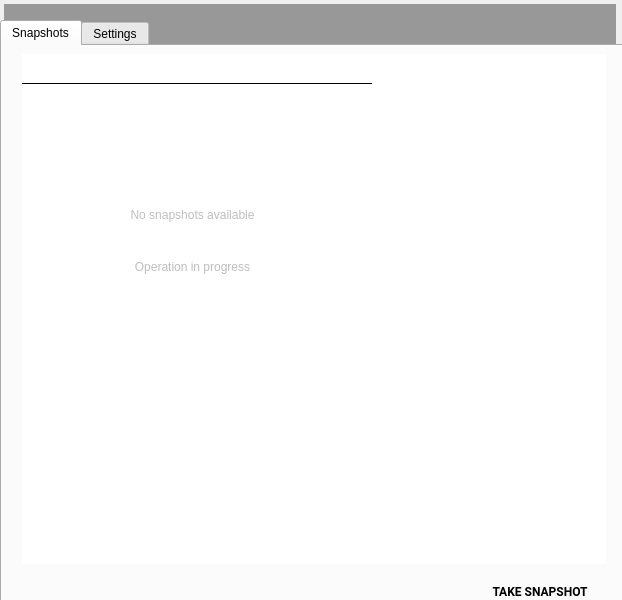
<?xml version="1.0" encoding="UTF-8"?>
<ui version="4.0">
 <class>SnapshotPageGrpc</class>
 <widget class="QWidget" name="SnapshotPageGrpc">
  <property name="geometry">
   <rect>
    <x>0</x>
    <y>0</y>
    <width>622</width>
    <height>600</height>
   </rect>
  </property>
  <property name="windowTitle">
   <string>Form</string>
  </property>
  <widget class="QTabWidget" name="tabWidget">
   <property name="geometry">
    <rect>
     <x>0</x>
     <y>20</y>
     <width>630</width>
     <height>588</height>
    </rect>
   </property>
   <property name="cursor">
    <cursorShape>ArrowCursor</cursorShape>
   </property>
   <property name="currentIndex">
    <number>0</number>
   </property>
   <widget class="QWidget" name="snapshotsTab">
    <attribute name="title">
     <string>Snapshots</string>
    </attribute>
    <widget class="QPushButton" name="enlargeInfoButton">
     <property name="geometry">
      <rect>
       <x>568</x>
       <y>413</y>
       <width>36</width>
       <height>36</height>
      </rect>
     </property>
     <property name="toolTip">
      <string extracomment="Delete snapshot"/>
     </property>
     <property name="accessibleDescription">
      <string>Enlarge description area</string>
     </property>
     <property name="text">
      <string/>
     </property>
     <property name="icon">
      <iconset resource="../resources.qrc">
       <normaloff>:/dark/arrow_up</normaloff>:/dark/arrow_up</iconset>
     </property>
     <property name="iconSize">
      <size>
       <width>20</width>
       <height>20</height>
      </size>
     </property>
     <property name="flat">
      <bool>true</bool>
     </property>
     <property name="themeIconName" stdset="0">
      <string>arrow_up</string>
     </property>
    </widget>
    <widget class="RaisedMaterialButton" name="deleteSnapshot">
     <property name="geometry">
      <rect>
       <x>108</x>
       <y>527</y>
       <width>36</width>
       <height>36</height>
      </rect>
     </property>
     <property name="accessibleDescription">
      <string>Delete</string>
     </property>
     <property name="text">
      <string/>
     </property>
     <property name="icon">
      <iconset resource="../resources.qrc">
       <normaloff>:/dark/delete</normaloff>:/dark/delete</iconset>
     </property>
     <property name="iconSize">
      <size>
       <width>24</width>
       <height>24</height>
      </size>
     </property>
     <property name="flat">
      <bool>true</bool>
     </property>
     <property name="themeIconName" stdset="0">
      <string>delete</string>
     </property>
     <property name="ColorGroup" stdset="0">
      <string>Button</string>
     </property>
     <property name="report_metrics" stdset="0">
      <bool>false</bool>
     </property>
    </widget>
    <widget class="QTreeWidget" name="defaultSnapshotDisplay">
     <property name="geometry">
      <rect>
       <x>20</x>
       <y>8</y>
       <width>350</width>
       <height>28</height>
      </rect>
     </property>
     <property name="frameShape">
      <enum>QFrame::NoFrame</enum>
     </property>
     <property name="columnCount">
      <number>2</number>
     </property>
     <attribute name="headerVisible">
      <bool>false</bool>
     </attribute>
     <attribute name="headerShowSortIndicator" stdset="0">
      <bool>true</bool>
     </attribute>
     <column>
      <property name="text">
       <string notr="true">1</string>
      </property>
     </column>
     <column>
      <property name="text">
       <string notr="true">2</string>
      </property>
     </column>
    </widget>
    <widget class="QPushButton" name="reduceInfoButton">
     <property name="geometry">
      <rect>
       <x>568</x>
       <y>8</y>
       <width>36</width>
       <height>36</height>
      </rect>
     </property>
     <property name="toolTip">
      <string extracomment="Delete snapshot"/>
     </property>
     <property name="accessibleDescription">
      <string>Reduce description area</string>
     </property>
     <property name="text">
      <string/>
     </property>
     <property name="icon">
      <iconset resource="../resources.qrc">
       <normaloff>:/dark/arrow_down</normaloff>:/dark/arrow_down</iconset>
     </property>
     <property name="iconSize">
      <size>
       <width>20</width>
       <height>20</height>
      </size>
     </property>
     <property name="flat">
      <bool>true</bool>
     </property>
     <property name="themeIconName" stdset="0">
      <string>arrow_down</string>
     </property>
    </widget>
    <widget class="QTextEdit" name="selectionInfo">
     <property name="geometry">
      <rect>
       <x>370</x>
       <y>413</y>
       <width>234</width>
       <height>105</height>
      </rect>
     </property>
     <property name="frameShape">
      <enum>QFrame::NoFrame</enum>
     </property>
     <property name="horizontalScrollBarPolicy">
      <enum>Qt::ScrollBarAlwaysOff</enum>
     </property>
     <property name="undoRedoEnabled">
      <bool>false</bool>
     </property>
     <property name="lineWrapMode">
      <enum>QTextEdit::WidgetWidth</enum>
     </property>
     <property name="readOnly">
      <bool>true</bool>
     </property>
     <property name="ColorGroup" stdset="0">
      <string>SnapshotInfo</string>
     </property>
    </widget>
    <widget class="QTreeWidget" name="snapshotDisplay">
     <property name="geometry">
      <rect>
       <x>20</x>
       <y>36</y>
       <width>350</width>
       <height>482</height>
      </rect>
     </property>
     <property name="frameShape">
      <enum>QFrame::NoFrame</enum>
     </property>
     <property name="columnCount">
      <number>2</number>
     </property>
     <attribute name="headerVisible">
      <bool>false</bool>
     </attribute>
     <attribute name="headerShowSortIndicator" stdset="0">
      <bool>true</bool>
     </attribute>
     <column>
      <property name="text">
       <string notr="true">1</string>
      </property>
     </column>
     <column>
      <property name="text">
       <string notr="true">2</string>
      </property>
     </column>
    </widget>
    <widget class="QGraphicsView" name="preview">
     <property name="geometry">
      <rect>
       <x>370</x>
       <y>8</y>
       <width>234</width>
       <height>405</height>
      </rect>
     </property>
     <property name="frameShape">
      <enum>QFrame::NoFrame</enum>
     </property>
    </widget>
    <widget class="QLabel" name="noneAvailableLabel">
     <property name="enabled">
      <bool>false</bool>
     </property>
     <property name="geometry">
      <rect>
       <x>100</x>
       <y>138</y>
       <width>181</width>
       <height>61</height>
      </rect>
     </property>
     <property name="text">
      <string>No snapshots available</string>
     </property>
     <property name="alignment">
      <set>Qt::AlignCenter</set>
     </property>
    </widget>
    <widget class="RaisedMaterialButton" name="loadSnapshot">
     <property name="geometry">
      <rect>
       <x>20</x>
       <y>527</y>
       <width>36</width>
       <height>36</height>
      </rect>
     </property>
     <property name="accessibleDescription">
      <string>Play</string>
     </property>
     <property name="text">
      <string/>
     </property>
     <property name="icon">
      <iconset resource="../resources.qrc">
       <normaloff>:/light/play_arrow</normaloff>:/light/play_arrow</iconset>
     </property>
     <property name="iconSize">
      <size>
       <width>24</width>
       <height>24</height>
      </size>
     </property>
     <property name="flat">
      <bool>true</bool>
     </property>
     <property name="themeIconName" stdset="0">
      <string>play_arrow</string>
     </property>
     <property name="themeIconName_disabled" stdset="0">
      <string>play_arrow_disabled</string>
     </property>
     <property name="ColorGroup" stdset="0">
      <string>Button</string>
     </property>
     <property name="report_metrics" stdset="0">
      <bool>false</bool>
     </property>
    </widget>
    <widget class="RaisedMaterialButton" name="takeSnapshotButton">
     <property name="geometry">
      <rect>
       <x>472</x>
       <y>527</y>
       <width>132</width>
       <height>36</height>
      </rect>
     </property>
     <property name="font">
      <font>
       <family>Roboto</family>
       <weight>75</weight>
       <bold>true</bold>
      </font>
     </property>
     <property name="text">
      <string>TAKE SNAPSHOT</string>
     </property>
     <property name="flat">
      <bool>true</bool>
     </property>
     <property name="ColorGroup" stdset="0">
      <string notr="true">Button</string>
     </property>
     <property name="report_metrics" stdset="0">
      <bool>false</bool>
     </property>
    </widget>
    <widget class="RaisedMaterialButton" name="editSnapshot">
     <property name="geometry">
      <rect>
       <x>64</x>
       <y>527</y>
       <width>36</width>
       <height>36</height>
      </rect>
     </property>
     <property name="accessibleDescription">
      <string>Edit</string>
     </property>
     <property name="text">
      <string/>
     </property>
     <property name="icon">
      <iconset resource="../resources.qrc">
       <normaloff>:/dark/edit</normaloff>:/dark/edit</iconset>
     </property>
     <property name="iconSize">
      <size>
       <width>24</width>
       <height>24</height>
      </size>
     </property>
     <property name="flat">
      <bool>true</bool>
     </property>
     <property name="themeIconName" stdset="0">
      <string>edit</string>
     </property>
     <property name="ColorGroup" stdset="0">
      <string>Button</string>
     </property>
     <property name="report_metrics" stdset="0">
      <bool>false</bool>
     </property>
     <property name="themeIconName_disabled" stdset="0">
      <string>edit_disabled</string>
     </property>
    </widget>
    <widget class="Line" name="line">
     <property name="geometry">
      <rect>
       <x>20</x>
       <y>36</y>
       <width>350</width>
       <height>3</height>
      </rect>
     </property>
     <property name="frameShadow">
      <enum>QFrame::Plain</enum>
     </property>
     <property name="lineWidth">
      <number>1</number>
     </property>
     <property name="midLineWidth">
      <number>0</number>
     </property>
     <property name="orientation">
      <enum>Qt::Horizontal</enum>
     </property>
     <property name="ColorGroup" stdset="0">
      <string>HorizDivider2</string>
     </property>
    </widget>
    <widget class="QLabel" name="inProgressLabel">
     <property name="enabled">
      <bool>false</bool>
     </property>
     <property name="geometry">
      <rect>
       <x>100</x>
       <y>190</y>
       <width>181</width>
       <height>61</height>
      </rect>
     </property>
     <property name="text">
      <string>Operation in progress</string>
     </property>
     <property name="alignment">
      <set>Qt::AlignCenter</set>
     </property>
    </widget>
    <zorder>deleteSnapshot</zorder>
    <zorder>defaultSnapshotDisplay</zorder>
    <zorder>selectionInfo</zorder>
    <zorder>snapshotDisplay</zorder>
    <zorder>preview</zorder>
    <zorder>noneAvailableLabel</zorder>
    <zorder>loadSnapshot</zorder>
    <zorder>takeSnapshotButton</zorder>
    <zorder>editSnapshot</zorder>
    <zorder>line</zorder>
    <zorder>reduceInfoButton</zorder>
    <zorder>enlargeInfoButton</zorder>
    <zorder>inProgressLabel</zorder>
   </widget>
   <widget class="QWidget" name="settingsTab">
    <attribute name="title">
     <string>Settings</string>
    </attribute>
    <widget class="QLabel" name="saveOnExitTitle">
     <property name="geometry">
      <rect>
       <x>20</x>
       <y>10</y>
       <width>281</width>
       <height>21</height>
      </rect>
     </property>
     <property name="text">
      <string>Save quick-boot state on exit for this AVD</string>
     </property>
     <property name="alignment">
      <set>Qt::AlignBottom|Qt::AlignLeading|Qt::AlignLeft</set>
     </property>
     <property name="wordWrap">
      <bool>true</bool>
     </property>
     <property name="ColorGroup" stdset="0">
      <string>Title</string>
     </property>
    </widget>
    <widget class="RaisedMaterialButton" name="saveQuickBootNowButton">
     <property name="geometry">
      <rect>
       <x>20</x>
       <y>68</y>
       <width>132</width>
       <height>36</height>
      </rect>
     </property>
     <property name="font">
      <font>
       <family>Roboto</family>
       <weight>75</weight>
       <bold>true</bold>
      </font>
     </property>
     <property name="text">
      <string>Save Now</string>
     </property>
     <property name="flat">
      <bool>true</bool>
     </property>
     <property name="ColorGroup" stdset="0">
      <string>Button</string>
     </property>
     <property name="report_metrics" stdset="0">
      <bool>false</bool>
     </property>
    </widget>
    <widget class="QComboBox" name="saveQuickBootOnExit">
     <property name="geometry">
      <rect>
       <x>20</x>
       <y>32</y>
       <width>281</width>
       <height>31</height>
      </rect>
     </property>
     <property name="font">
      <font>
       <family>Roboto</family>
      </font>
     </property>
     <property name="styleSheet">
      <string notr="true">padding: 3px 3px 3px 3px;</string>
     </property>
     <property name="maxVisibleItems">
      <number>3</number>
     </property>
     <property name="report_metrics" stdset="0">
      <bool>false</bool>
     </property>
     <item>
      <property name="text">
       <string>Yes</string>
      </property>
     </item>
     <item>
      <property name="text">
       <string>No</string>
      </property>
     </item>
     <item>
      <property name="text">
       <string>Ask</string>
      </property>
     </item>
    </widget>
    <widget class="RaisedMaterialButton" name="loadQuickBootNowButton">
     <property name="geometry">
      <rect>
       <x>169</x>
       <y>68</y>
       <width>132</width>
       <height>36</height>
      </rect>
     </property>
     <property name="font">
      <font>
       <family>Roboto</family>
       <weight>75</weight>
       <bold>true</bold>
      </font>
     </property>
     <property name="text">
      <string>Load Now</string>
     </property>
     <property name="flat">
      <bool>true</bool>
     </property>
     <property name="ColorGroup" stdset="0">
      <string>Button</string>
     </property>
     <property name="report_metrics" stdset="0">
      <bool>false</bool>
     </property>
    </widget>
    <widget class="QLabel" name="autoDeleteTitle">
     <property name="geometry">
      <rect>
       <x>20</x>
       <y>118</y>
       <width>281</width>
       <height>21</height>
      </rect>
     </property>
     <property name="text">
      <string>Delete invalid snapshots</string>
     </property>
     <property name="alignment">
      <set>Qt::AlignBottom|Qt::AlignLeading|Qt::AlignLeft</set>
     </property>
     <property name="wordWrap">
      <bool>true</bool>
     </property>
     <property name="ColorGroup" stdset="0">
      <string>Title</string>
     </property>
    </widget>
    <widget class="QComboBox" name="deleteInvalidSnapshots">
     <property name="geometry">
      <rect>
       <x>20</x>
       <y>140</y>
       <width>281</width>
       <height>31</height>
      </rect>
     </property>
     <property name="font">
      <font>
       <family>Roboto</family>
      </font>
     </property>
     <property name="styleSheet">
      <string notr="true">padding: 3px 3px 3px 3px;</string>
     </property>
     <property name="currentIndex">
      <number>1</number>
     </property>
     <property name="maxVisibleItems">
      <number>3</number>
     </property>
     <property name="report_metrics" stdset="0">
      <bool>false</bool>
     </property>
     <item>
      <property name="text">
       <string>Automatically</string>
      </property>
     </item>
     <item>
      <property name="text">
       <string>Ask</string>
      </property>
     </item>
     <item>
      <property name="text">
       <string>Don't delete</string>
      </property>
     </item>
    </widget>
    <widget class="QLabel" name="autoSaveNoteLabel">
     <property name="geometry">
      <rect>
       <x>50</x>
       <y>68</y>
       <width>251</width>
       <height>31</height>
      </rect>
     </property>
     <property name="text">
      <string>Requires emulator restart for changes to be applied.</string>
     </property>
     <property name="alignment">
      <set>Qt::AlignLeading|Qt::AlignLeft|Qt::AlignTop</set>
     </property>
     <property name="wordWrap">
      <bool>true</bool>
     </property>
     <property name="ColorGroup" stdset="0">
      <string>Title</string>
     </property>
    </widget>
    <widget class="QLabel" name="autoSaveNoteLabelIcon">
     <property name="geometry">
      <rect>
       <x>20</x>
       <y>68</y>
       <width>24</width>
       <height>24</height>
      </rect>
     </property>
     <property name="text">
      <string/>
     </property>
     <property name="pixmap">
      <pixmap resource="../resources.qrc">:/all/info</pixmap>
     </property>
     <property name="alignment">
      <set>Qt::AlignCenter</set>
     </property>
     <property name="wordWrap">
      <bool>true</bool>
     </property>
     <property name="ColorGroup" stdset="0">
      <string>Title</string>
     </property>
    </widget>
   </widget>
  </widget>
  <widget class="QLabel" name="noSnapshot_mask">
   <property name="geometry">
    <rect>
     <x>4</x>
     <y>4</y>
     <width>612</width>
     <height>612</height>
    </rect>
   </property>
   <property name="autoFillBackground">
    <bool>false</bool>
   </property>
   <property name="styleSheet">
    <string notr="true">background-color: rgba(128, 128, 128, 200)</string>
   </property>
  </widget>
  <widget class="QLabel" name="noSnapshot_message">
   <property name="geometry">
    <rect>
     <x>0</x>
     <y>260</y>
     <width>621</width>
     <height>81</height>
    </rect>
   </property>
   <property name="font">
    <font>
     <family>Roboto</family>
    </font>
   </property>
   <property name="autoFillBackground">
    <bool>false</bool>
   </property>
   <property name="styleSheet">
    <string notr="true">background-color: rgba(128, 128, 128, 0)</string>
   </property>
   <property name="text">
    <string>Snapshots are disabled because &quot;-read-only&quot; was specified.</string>
   </property>
   <property name="alignment">
    <set>Qt::AlignCenter</set>
   </property>
  </widget>
  <zorder>noSnapshot_mask</zorder>
  <zorder>noSnapshot_message</zorder>
  <zorder>tabWidget</zorder>
 </widget>
 <customwidgets>
  <customwidget>
   <class>RaisedMaterialButton</class>
   <extends>QPushButton</extends>
   <header>android/skin/qt/raised-material-button.h</header>
  </customwidget>
 </customwidgets>
 <tabstops>
  <tabstop>tabWidget</tabstop>
  <tabstop>defaultSnapshotDisplay</tabstop>
  <tabstop>snapshotDisplay</tabstop>
  <tabstop>preview</tabstop>
  <tabstop>reduceInfoButton</tabstop>
  <tabstop>selectionInfo</tabstop>
  <tabstop>enlargeInfoButton</tabstop>
  <tabstop>loadSnapshot</tabstop>
  <tabstop>editSnapshot</tabstop>
  <tabstop>deleteSnapshot</tabstop>
  <tabstop>takeSnapshotButton</tabstop>
  <tabstop>saveQuickBootOnExit</tabstop>
  <tabstop>saveQuickBootNowButton</tabstop>
  <tabstop>loadQuickBootNowButton</tabstop>
  <tabstop>deleteInvalidSnapshots</tabstop>
 </tabstops>
 <resources>
  <include location="../resources.qrc"/>
 </resources>
 <connections/>
</ui>
